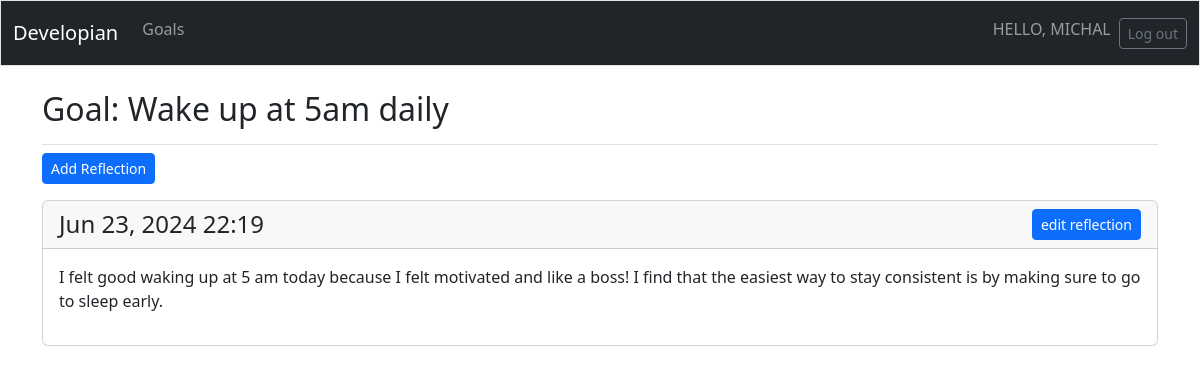
The app's page /goals/1/ (signed in), older data.
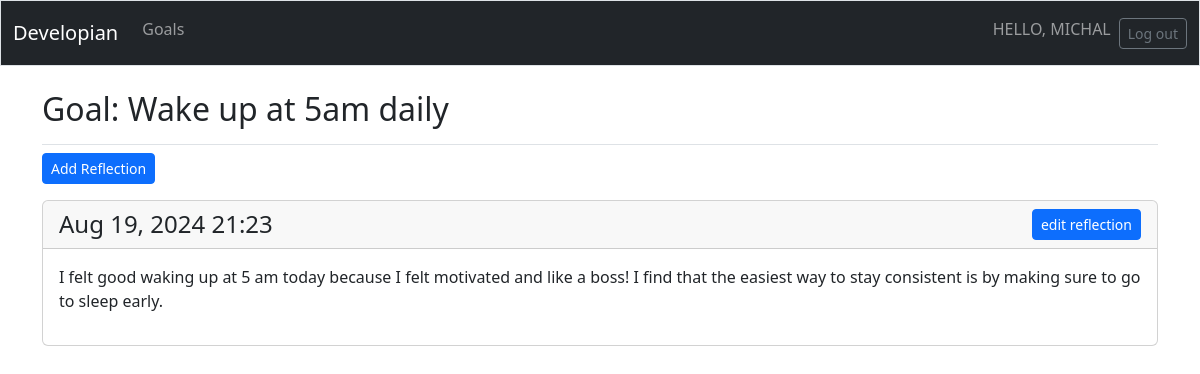
The same page, newer data.
### developian/models.py (models this page shows, shortened)
class Reflection(models.Model):
    goal = models.ForeignKey(Goal, on_delete=models.CASCADE)
    reflection = models.TextField()
    date_added = models.DateTimeField(auto_now=True)

### developian/views.py (the view)
# urls.py: path('goals/<int:goal_id>/', views.goal, name='goal'),
@login_required
def goal(request, goal_id):
    goal = Goal.objects.get(id=goal_id)
    check_goal_owner(request, goal)
    reflections = goal.reflection_set.order_by('-date_added')
    context = {'goal': goal, 'reflections': reflections}
    return render(request, 'developian/goal.html', context)

### developian/views.py (called while the page is built)
def check_goal_owner(request, goal):
    if goal.owner != request.user:
        raise Http404

### developian/templates/developian/goal.html
{% extends 'developian/base.html' %}
{% block page_header %}
  <h2>Goal: {{ goal.text }}</h2>
{% endblock page_header %}
{% block content %}
  <p>
    <a class="btn btn-primary btn-sm" href="{% url 'developian:new_reflection' goal.id %}">Add Reflection</a>
  </p>
  {% for reflection in reflections %}
    <div class="card mb-3">
      <h4 class="card-header d-flex justify-content-between align-items-center">
        {{ reflection.date_added|date:'M d, Y H:i' }}
        <small><a class="btn btn-primary btn-sm"
          href="{% url 'developian:edit_reflection' reflection.id %}">
          edit reflection
        </a></small>
      </h4>
       <div class="card-body">{{ reflection.reflection|linebreaks }}</div>
    </div>
  {% empty %}
    <p>No reflections have been created yet!</p>
  {% endfor %}
{% endblock content %}

Row changes from the older to the newer data that the page shows:
changed Reflection: date_added "Jun 23, 2024 22:19" → "Aug 19, 2024 21:23"
